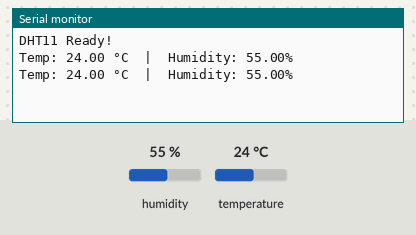
Recording of a sketch running on a simulated Arduino Uno, built with avr-gcc and run on an emulated ATmega328P. Shown: the last lines printed to the serial monitor. The test bench sets the inputs (shaded band); at power-on: humidity 55 %, temperature 24 °C.

Above: at 4.8 s.
4.9 s: humidity set to 22 %
At 7.3 s:
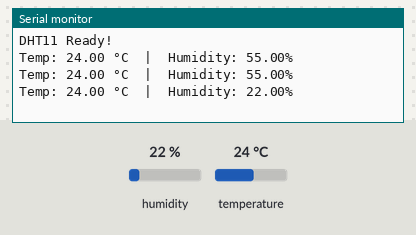
7.9 s: temperature set to 12 °C
At 8.5 s:
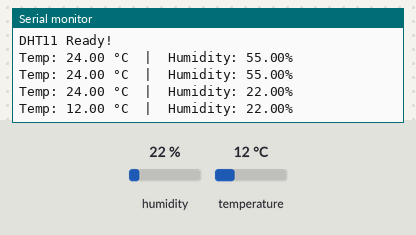
10.9 s: humidity set to 40 %
At 13.4 s:
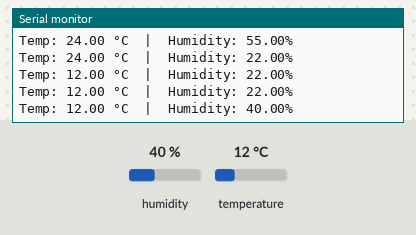
Timing chart, 0 to 14.9 s (numbered marks = the images above; inputs shaded):
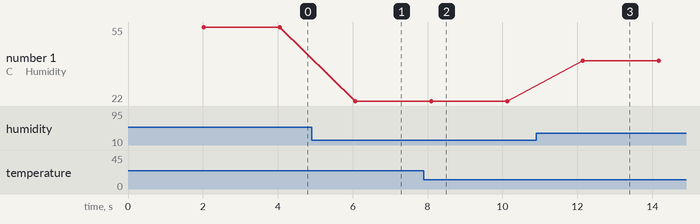

Measured:
- after the input at 4.9 s, the serial monitor: prints a new line after 1.2 s (image 1)
- after the input at 7.9 s, the serial monitor: prints a new line after 0.20 s (image 2)
- after the input at 10.9 s, the serial monitor: prints a new line after 1.2 s (image 3)
- plotted number 1: 55 → 22 after the input at 4.9 s, 22 → 40 after the input at 10.9 s

The sketch:

Dht11.ino
```cpp
#include <DHT.h>

#define DHTPIN 2      // Arduino UNO te digital pin 2 use koro
#define DHTTYPE DHT11

DHT dht(DHTPIN, DHTTYPE);

void setup() {
  Serial.begin(9600);   // UNO te 9600 better
  dht.begin();
  Serial.println("DHT11 Ready!");
}

void loop() {
  delay(2000); // DHT11 slow sensor

  float h = dht.readHumidity();
  float t = dht.readTemperature();

  if (isnan(h) || isnan(t)) {
    Serial.println("Sensor error!");
    return;
  }

  Serial.print("Temp: ");
  Serial.print(t);
  Serial.print(" °C  |  Humidity: ");
  Serial.print(h);
  Serial.println("%");
}
```
